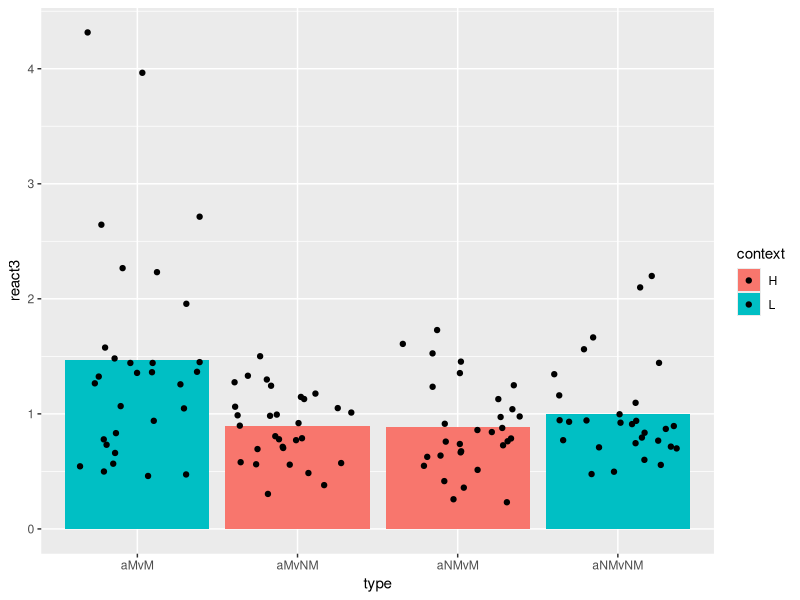
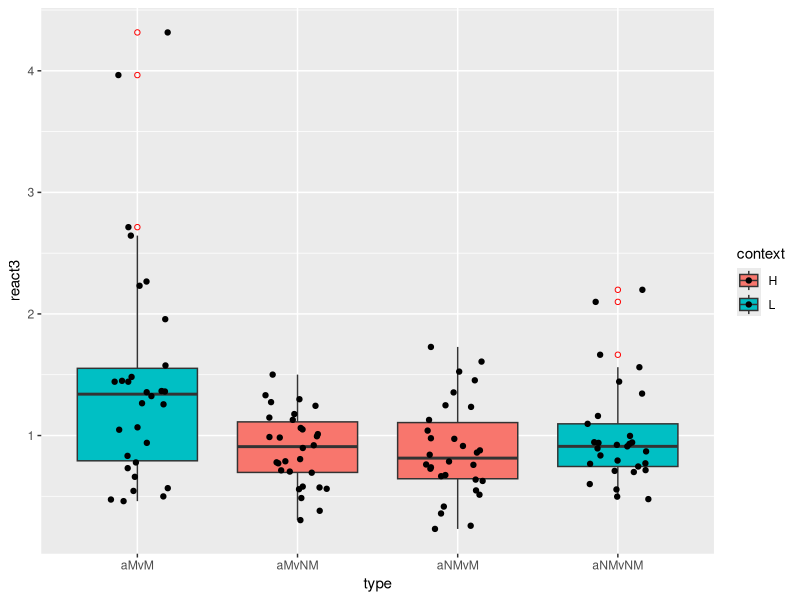
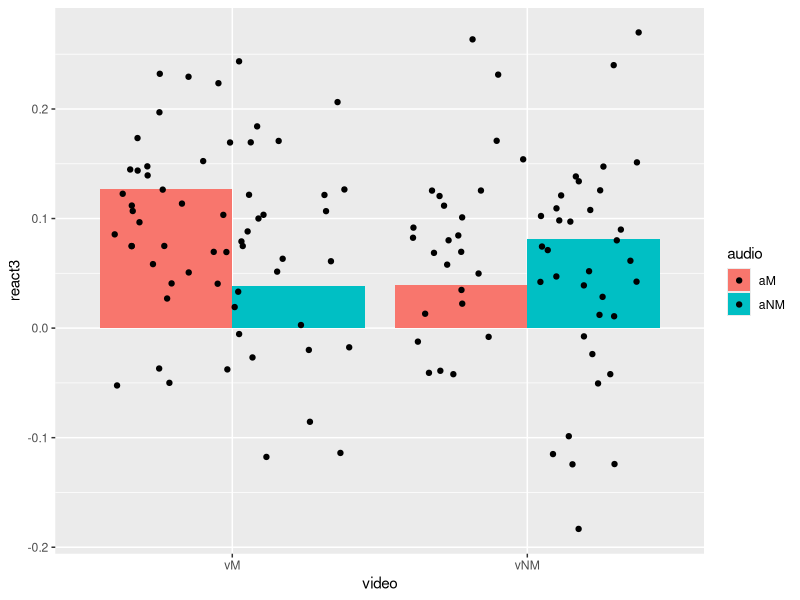
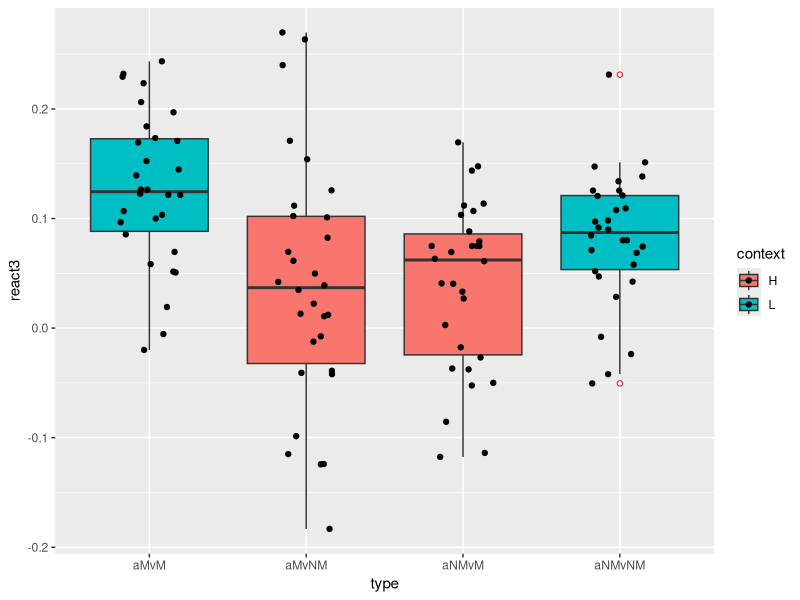
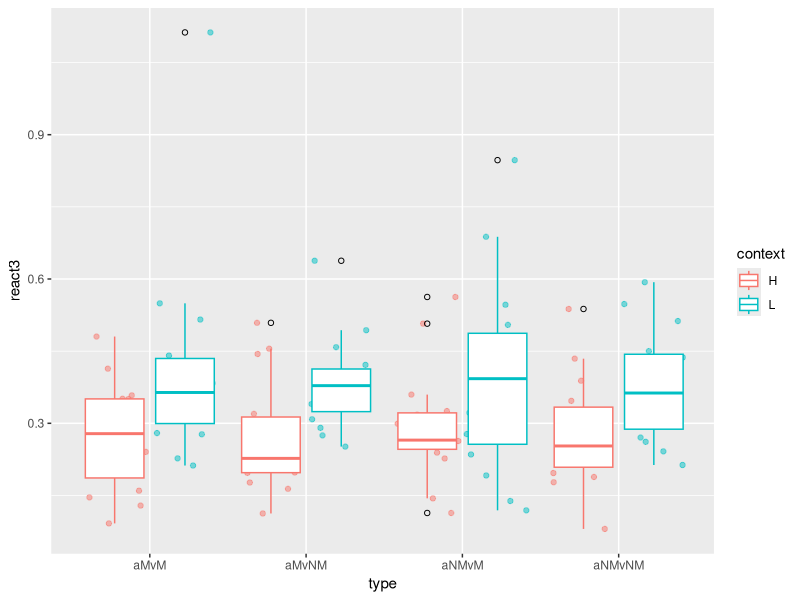
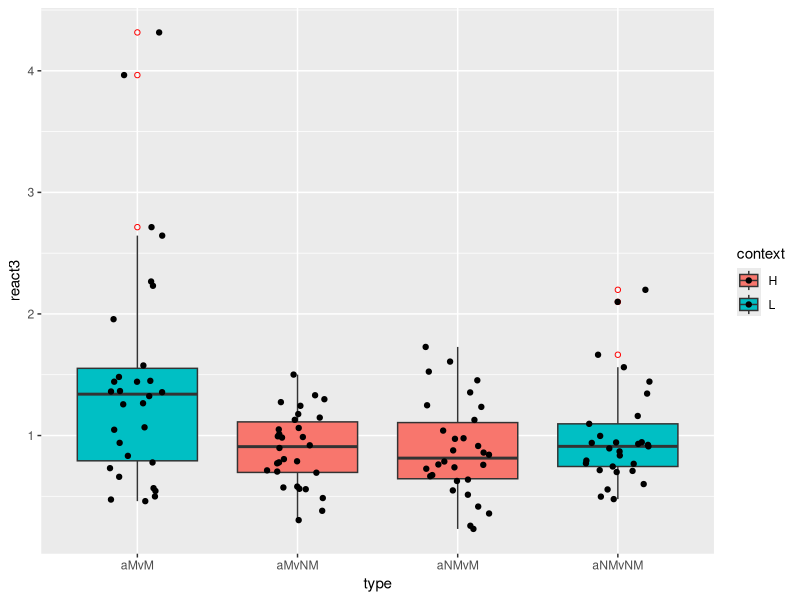
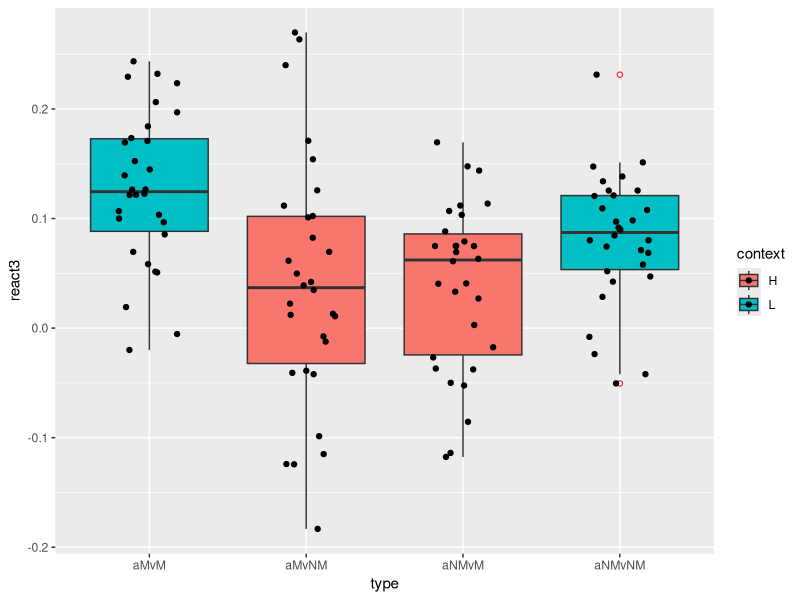
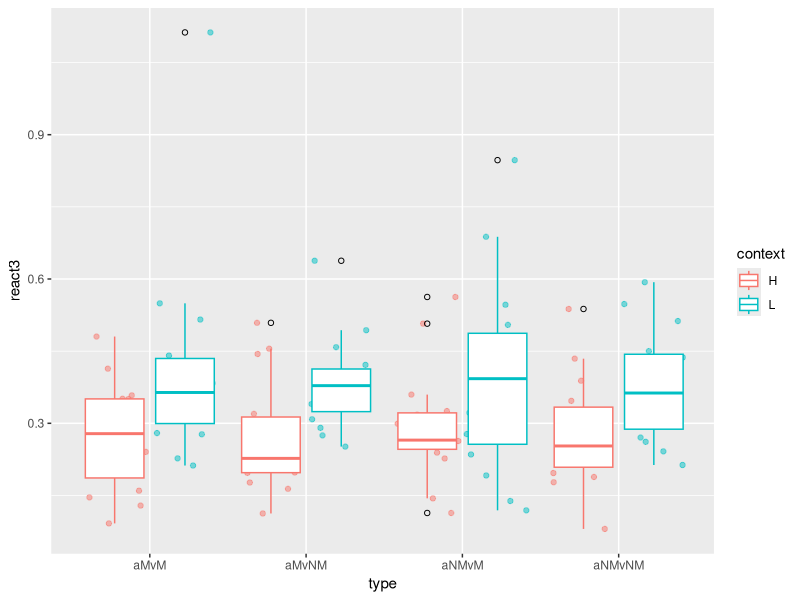

R code for these plots, in order:
## ---- chunk 1
# Please change this configuration
require("knitr")
opts_knit$set(root.dir = "/Users/kechun/Documents/GitHub/PerMaSC/data")
## ---- chunk 2
library(tidyr)
library(dplyr)
library(ggplot2)
library(stringr)
stimulim <- read.csv("data/stimulim.csv",header = T)
## ---- chunk 3
clean <- function(data){
  data <- data %>%
    pivot_wider(
    id_cols = sentence,
    names_from = label,
    values_from = time,
  ) %>%
  separate(sentence, into = c('number','audio','video'), sep = "(a|v)(?=M|NM)") %>%
  mutate(
    dur = r-b,
    audio = paste0("a",audio),
    video = paste0("v",video),
    sentence_label = paste(number, audio, sep="_")
  )
 data <- data %>%
   left_join(stimulim) %>%
  select(number, audio, video, sentence_label, r, dur, length1, length2, length3) %>%
  mutate(
    react1 = dur - length1,
    react2 = dur - length2,
    react3 = dur - length3,
    type = paste0(audio,video),
    context = str_sub(number,-1,-1)
  )  %>%
  filter(!(number== "101L" & type == "aMvM")) %>%
  filter(!(number== "48L" & type == "aNMvM")) %>%
  filter(!(number== "44L" & type == "aNMvNM")) %>%
  filter(!(number== "45H" & type == "aMvNM")) %>%
  filter(!(number== "13H" & type == "aMvM")) %>%
  filter(!(number== "102L" & type == "aNMvM")) %>%
  filter(!(number== "55H" & type == "aNMvNM")) %>%
  filter(!(number== "52H" & type == "aMvNM"))
}
clean2 <- function(data){
  data <- data %>%
    pivot_wider(
    id_cols = sentence,
    names_from = label,
    values_from = time,
  ) %>%
  mutate(
    sentence = str_sub(sentence,10,-1)
  )%>%
  separate(sentence, into = c('number','audio','video'), sep = "(a|v)(?=M|NM)") %>%
  mutate(
    dur = r-b,
    audio = paste0("a",audio),
    video = paste0("v",video),
    sentence_label = paste(number, audio, sep="_")
  )
 data <- data %>%
   left_join(stimulim) %>%
  select(number, audio, video, sentence_label, r, dur, length1, length2, length3) %>%
  mutate(
    react1 = dur - length1,
    react2 = dur - length2,
    react3 = dur - length3,
    type = paste0(audio,video),
    context = str_sub(number,-1,-1)
  )  %>%
  filter(!(number== "101L" & type == "aMvM")) %>%
  filter(!(number== "48L" & type == "aNMvM")) %>%
  filter(!(number== "44L" & type == "aNMvNM")) %>%
  filter(!(number== "45H" & type == "aMvNM")) %>%
  filter(!(number== "13H" & type == "aMvM")) %>%
  filter(!(number== "102L" & type == "aNMvM")) %>%
  filter(!(number== "55H" & type == "aNMvNM")) %>%
  filter(!(number== "52H" & type == "aMvNM"))
}
nooutlier <- function(x){
  x[!x %in% boxplot.stats(x)$out]
}
## ---- chunk 4
c1 <- read.delim("data/c1.txt",header = T,sep = "\t")
c1 <- clean(c1)
write.table
## ---- chunk 5
# raw data


c1 %>%
  ggplot(aes(x=type, y=react3, fill = context)) +
  geom_bar(position = "dodge", stat = "summary") + 
  geom_jitter()

c1 %>%
  ggplot(aes(x=type, y=react3, fill = context)) +
  geom_boxplot(outlier.colour = "red", outlier.shape = 1) + 
  geom_jitter(width = 0.2)
ggsave("figure/c1.png")
# remove outliers
## ---- chunk 6
a1 <- read.delim("data/a1.txt",header = T,sep = "\t")
a1 <- clean(a1)

a1 %>%
  ggplot(aes(x=video, y=react3, fill = audio)) +
  geom_bar(position = "dodge", stat = "summary") + 
  geom_jitter()


a1 %>%
  ggplot(aes(x=type, y=react3, fill = context)) +
  geom_boxplot(outlier.colour = "red", outlier.shape = 1) + 
  geom_jitter(width = 0.2)
ggsave("figure/a1.png")
## ---- chunk 7
a25 <- read.delim("data/210719_a25measure.txt",header = T,sep = "\t")

a25 <- clean2(a25)


a25 %>%
  ggplot(aes(x=type, y=react3)) +
  geom_point(aes(colour = context),position = position_jitterdodge(dodge.width = 0.9),alpha = 0.5)+
  geom_boxplot(aes(colour = context), outlier.colour = "black", outlier.shape = 1, position = position_dodge(width=0.9))

ggsave("figure/a25.png")
